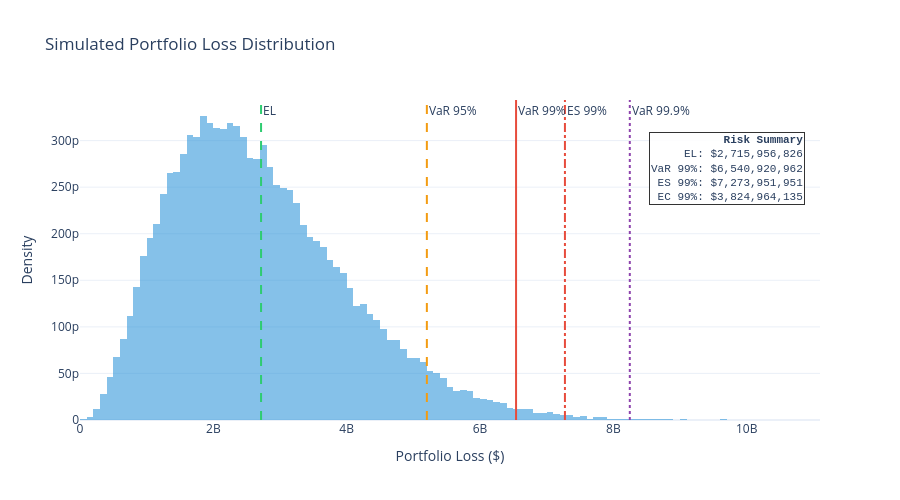

Notebook code cell kept with this figure:
### Code cell
# Risk metrics
var_95 = np.percentile(losses, 95)
var_99 = np.percentile(losses, 99)
var_999 = np.percentile(losses, 99.9)

cvar_95 = losses[losses >= var_95].mean()
cvar_99 = losses[losses >= var_99].mean()
cvar_999 = losses[losses >= var_999].mean()

el = losses.mean()

print("Portfolio Risk Measures")
print(f"  Expected Loss (EL):    ${el:>12,.0f}")
print(f"  VaR 95%:               ${var_95:>12,.0f}")
print(f"  VaR 99%:               ${var_99:>12,.0f}")
print(f"  VaR 99.9%:             ${var_999:>12,.0f}")
print(f"  CVaR/ES 95%:           ${cvar_95:>12,.0f}")
print(f"  CVaR/ES 99%:           ${cvar_99:>12,.0f}")
print(f"  CVaR/ES 99.9%:         ${cvar_999:>12,.0f}")
print(f"  Economic Capital 99%:  ${var_99 - el:>12,.0f}  (VaR99 − EL)")
print(f"  Economic Capital 99.9%: ${var_999 - el:>12,.0f}  (VaR99.9 − EL)")

fig = go.Figure()

fig.add_trace(go.Histogram(
    x=losses, nbinsx=150, name='Loss Distribution',
    marker_color='rgba(52, 152, 219, 0.6)',
    histnorm='probability density'
))

lines = [
    (el,       'EL',        '#2ecc71', 'dash',   'top'),
    (var_95,   'VaR 95%',   '#f39c12', 'dash',   'bottom'),
    (var_99,   'VaR 99%',   '#e74c3c', 'solid',  'top'),
    (var_999,  'VaR 99.9%', '#8e44ad', 'dot',    'bottom'),
    (cvar_99,  'ES 99%',    '#e74c3c', 'dashdot','top'),
]

for val, name, color, dash, pos in lines:
    fig.add_vline(x=val, line_dash=dash, line_color=color,
                  annotation_text=name, annotation_position=f"top right")

fig.update_layout(
    title="Simulated Portfolio Loss Distribution",
    xaxis_title="Portfolio Loss ($)",
    yaxis_title="Density",
    template="plotly_white", height=500,
    showlegend=False
)

fig.add_annotation(
    x=0.98, y=0.90, xref="paper", yref="paper",
    text=f"<b>Risk Summary</b><br>EL: ${el:,.0f}<br>VaR 99%: ${var_99:,.0f}<br>ES 99%: ${cvar_99:,.0f}<br>EC 99%: ${var_99 - el:,.0f}",
    showarrow=False,
    font=dict(size=11, family="Courier New"),
    bgcolor="rgba(255,255,255,0.9)",
    bordercolor="#333",
    borderwidth=1,
    align="right"
)

fig.show()

### Figure 1 — Plotly figure (JSON) as saved in the notebook; plotly's stock layout.template omitted (floating-point values rounded to 4 significant figures; data arrays with more than 128 entries replaced by an {"elided": "..."} marker saying what was removed)
{"data": [{"histnorm": "probability density", "marker": {"color": "rgba(52, 152, 219, 0.6)"}, "name": "Loss Distribution", "nbinsx": 150, "type": "histogram", "x": {"elided": "50000 float values"}}], "layout": {"annotations": [{"showarrow": false, "text": "EL", "x": 2716000000.0, "xanchor": "left", "xref": "x", "y": 1, "yanchor": "top", "yref": "y domain"}, {"showarrow": false, "text": "VaR 95%", "x": 5203000000.0, "xanchor": "left", "xref": "x", "y": 1, "yanchor": "top", "yref": "y domain"}, {"showarrow": false, "text": "VaR 99%", "x": 6541000000.0, "xanchor": "left", "xref": "x", "y": 1, "yanchor": "top", "yref": "y domain"}, {"showarrow": false, "text": "VaR 99.9%", "x": 8247000000.0, "xanchor": "left", "xref": "x", "y": 1, "yanchor": "top", "yref": "y domain"}, {"showarrow": false, "text": "ES 99%", "x": 7274000000.0, "xanchor": "left", "xref": "x", "y": 1, "yanchor": "top", "yref": "y domain"}, {"align": "right", "bgcolor": "rgba(255,255,255,0.9)", "bordercolor": "#333", "borderwidth": 1, "font": {"family": "Courier New", "size": 11}, "showarrow": false, "text": "<b>Risk Summary</b><br>EL: $2,715,956,826<br>VaR 99%: $6,540,920,962<br>ES 99%: $7,273,951,951<br>EC 99%: $3,824,964,135", "x": 0.98, "xref": "paper", "y": 0.9, "yref": "paper"}], "height": 500, "shapes": [{"line": {"color": "#2ecc71", "dash": "dash"}, "type": "line", "x0": 2716000000.0, "x1": 2716000000.0, "xref": "x", "y0": 0, "y1": 1, "yref": "y domain"}, {"line": {"color": "#f39c12", "dash": "dash"}, "type": "line", "x0": 5203000000.0, "x1": 5203000000.0, "xref": "x", "y0": 0, "y1": 1, "yref": "y domain"}, {"line": {"color": "#e74c3c", "dash": "solid"}, "type": "line", "x0": 6541000000.0, "x1": 6541000000.0, "xref": "x", "y0": 0, "y1": 1, "yref": "y domain"}, {"line": {"color": "#8e44ad", "dash": "dot"}, "type": "line", "x0": 8247000000.0, "x1": 8247000000.0, "xref": "x", "y0": 0, "y1": 1, "yref": "y domain"}, {"line": {"color": "#e74c3c", "dash": "dashdot"}, "type": "line", "x0": 7274000000.0, "x1": 7274000000.0, "xref": "x", "y0": 0, "y1": 1, "yref": "y domain"}], "showlegend": false, "title": {"text": "Simulated Portfolio Loss Distribution"}, "xaxis": {"title": {"text": "Portfolio Loss ($)"}}, "yaxis": {"title": {"text": "Density"}}}}
